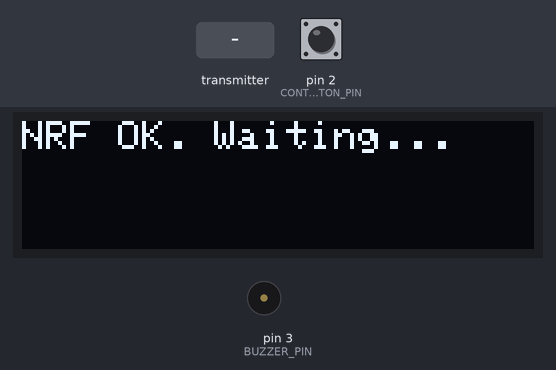
A sketch run on a simulated Arduino Uno, built with avr-gcc and run on an emulated ATmega328P. Shown: 128×32 one-colour display, buzzer (waves = sounding, pin HIGH). Inputs (shaded band) come from the test bench; at power-on: pin 2 (CONTROL_BUTTON_PIN) HIGH. No radio packets arrive unless stated; what the sketch prints to the serial monitor is not drawn.

Above: at 3.7 s.
3.8 s: the transmitter starts sending isSosSignal = 1
At 4.2 s:
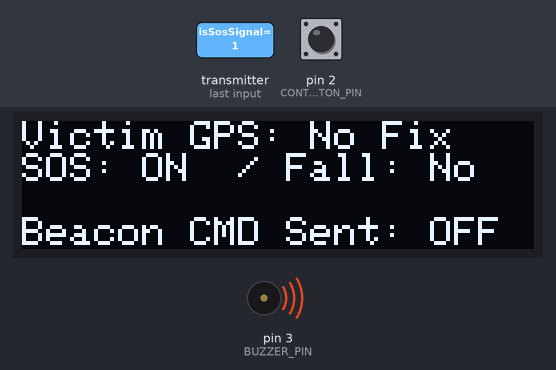
6.3 s: pin 2 (CONTROL_BUTTON_PIN) pulled LOW for 0.15 s
At 7.2 s:
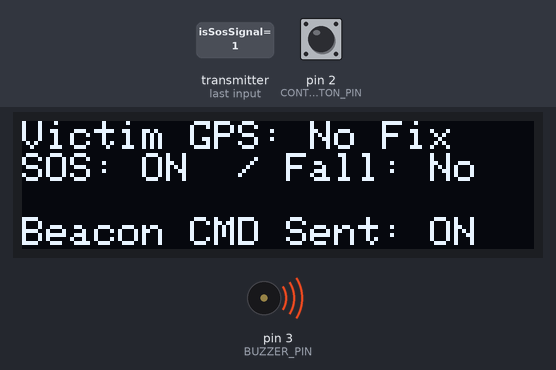
8.8 s: the transmitter starts sending latitude = 25
At 9.1 s:
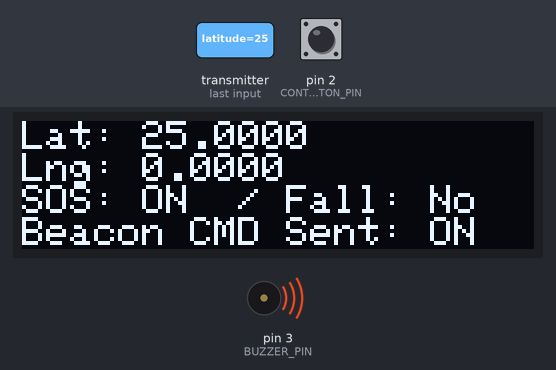
11.3 s: the transmitter starts sending isFallDetected = 1
At 12.1 s:
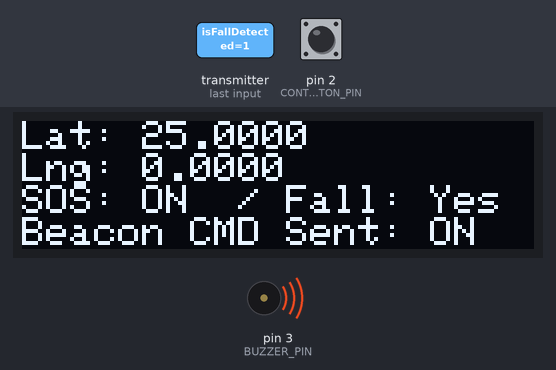
13.8 s: the transmitter starts sending latitude = 0
At 14.11 s:
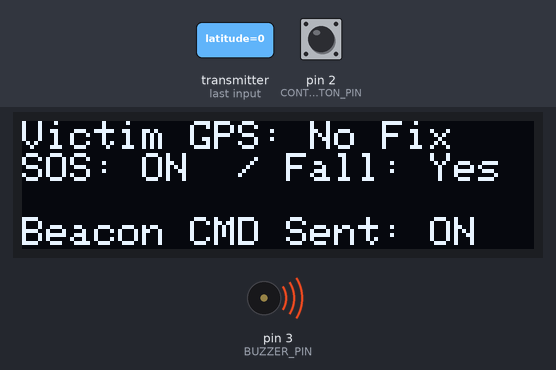
16.3 s: pin 2 (CONTROL_BUTTON_PIN) pulled LOW for 1 s
At 16.99 s:
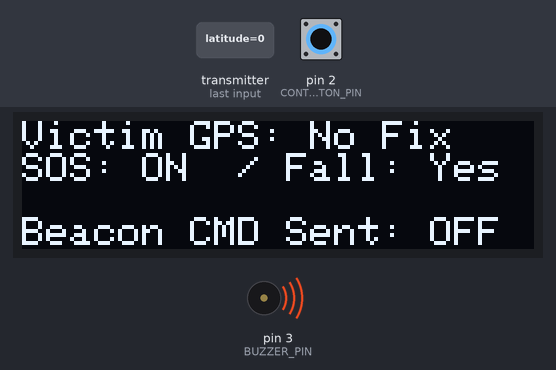
Timing chart, 0 to 19.8 s (numbered marks = the images above; inputs shaded):
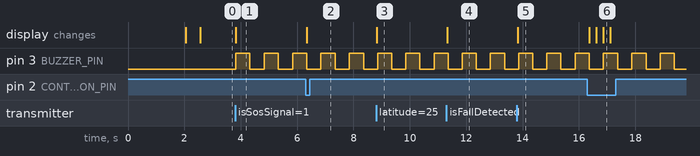

The sketch:

rescuer_team.ino
```cpp
// =======================================================================
// RECEIVER CODE V18: Final - Advanced Serial Messaging for Full GUI
// =======================================================================

#include <SPI.h>
#include <nRF24L01.h>
#include <RF24.h>
#include <Wire.h>
#include <Adafruit_GFX.h>
#include <Adafruit_SSD1306.h>
#include <stdint.h>

// --- OLED and NRF Configuration (Unchanged) ---
#define SCREEN_WIDTH 128
#define SCREEN_HEIGHT 32
#define OLED_RESET -1
Adafruit_SSD1306 display(SCREEN_WIDTH, SCREEN_HEIGHT, &Wire, OLED_RESET);
const int CE_PIN = 9; const int CSN_PIN = 8;
RF24 radio(CE_PIN, CSN_PIN);
const byte pipeAddress[2][6] = {"PIPE0", "PIPE1"};

// --- Pinout and State Variables (Unchanged) ---
const int BUZZER_PIN = 3;
const int CONTROL_BUTTON_PIN = 2;
bool remoteBeaconState = false;
long lastButtonPressTime = 0;
const long DEBOUNCE_DELAY = 250;
unsigned long previousBeepTime = 0;
bool isBuzzerOn = false;

// --- Data Structures (Unchanged) ---
struct VictimData {
  float latitude;
  float longitude;
  bool isSosSignal;
  bool isFallDetected;
};
VictimData victimDataPacket;
struct RescuerData {
  bool activateBeacon;
};
RescuerData rescuerDataPacket;


void setup() {
  delay(2000);
  Serial.begin(115200); // Corrected baud rate typo from 115220 to 115200
  Serial.println("Receiver V18 (Advanced Messaging) Initialized");

  pinMode(CONTROL_BUTTON_PIN, INPUT_PULLUP);
  pinMode(BUZZER_PIN, OUTPUT);
  digitalWrite(BUZZER_PIN, LOW);

  if (!display.begin(SSD1306_SWITCHCAPVCC, 0x3C)) { while(1); }
  display.clearDisplay(); display.setTextSize(1); display.setTextColor(SSD1306_WHITE);
  display.setCursor(0, 0); display.println("Initializing..."); display.display(); delay(500);

  if (!radio.begin()) { while (1); }
  radio.setPALevel(RF24_PA_LOW);
  radio.setDataRate(RF24_250KBPS);
  radio.openWritingPipe(pipeAddress[1]);
  radio.openReadingPipe(1, pipeAddress[0]);
  radio.startListening();

  display.clearDisplay(); display.setCursor(0, 0);
  display.println("NRF OK. Waiting..."); display.display();
}

// Check if the rescuer has pressed their control button
void checkControlButton() {
  if (digitalRead(CONTROL_BUTTON_PIN) == LOW) {
    if (millis() - lastButtonPressTime > DEBOUNCE_DELAY) {
      remoteBeaconState = !remoteBeaconState;
      rescuerDataPacket.activateBeacon = remoteBeaconState;

      // Send the command to the Victim
      radio.stopListening();
      radio.write(&rescuerDataPacket, sizeof(RescuerData));
      radio.startListening();

      // --- NEW: IMMEDIATELY send the beacon command status to the Node.js app ---
      String beaconCmdMsg = "BEACON_CMD:";
      beaconCmdMsg += remoteBeaconState ? "1" : "0";
      beaconCmdMsg += "|";
      Serial.print(beaconCmdMsg); // Use print() to send the raw string
      Serial.flush();

      lastButtonPressTime = millis();
    }
  }
}

// Handle the local buzzer alert - LOGIC UNCHANGED
void handleLocalBuzzer() {
  if (victimDataPacket.isSosSignal || victimDataPacket.isFallDetected) {
    if (millis() - previousBeepTime >= 500) {
      isBuzzerOn = !isBuzzerOn;
      digitalWrite(BUZZER_PIN, isBuzzerOn);
      previousBeepTime = millis();
    }
  } else {
    digitalWrite(BUZZER_PIN, LOW);
    isBuzzerOn = false;
  }
}

// Check for any incoming data packets from the victim
void checkForVictimData() {
    if (radio.available()) {
        radio.read(&victimDataPacket, sizeof(VictimData));
        updateOledDisplay();
        sendVictimDataToNodeApp(); // Changed function name for clarity
    }
}

void loop() {
  checkControlButton();
  checkForVictimData();
  handleLocalBuzzer();
}

// Update the OLED display - LOGIC UNCHANGED
void updateOledDisplay() {
  display.clearDisplay();
  display.setCursor(0, 0);
  if (victimDataPacket.latitude != 0.0) {
    display.print("Lat: "); display.println(victimDataPacket.latitude, 4);
    display.print("Lng: "); display.println(victimDataPacket.longitude, 4);
  } else {
    display.println("Victim GPS: No Fix");
  }
  display.print("SOS: "); display.print(victimDataPacket.isSosSignal ? "ON " : "OFF");
  display.print(" / Fall: "); display.println(victimDataPacket.isFallDetected ? "Yes" : "No");
  display.setCursor(0, 24);
  display.print("Beacon CMD Sent: ");
  display.print(remoteBeaconState ? "ON" : "OFF");
  display.display();
}

// --- UPDATED: This function now sends the full victim data packet ---
void sendVictimDataToNodeApp() {
  if (victimDataPacket.latitude != 0.0) {
    // New Format: "GPS_DATA:lat,lng,sos_state,fall_state|"
    String appData = "GPS_DATA:";
    appData += String(victimDataPacket.latitude, 6);
    appData += ",";
    appData += String(victimDataPacket.longitude, 6);
    appData += ",";
    appData += victimDataPacket.isSosSignal ? "1" : "0";
    appData += ",";
    appData += victimDataPacket.isFallDetected ? "1" : "0";
    appData += "|";

    // Send the raw string using print(), not println()
    Serial.print(appData);
    Serial.flush();
  }
}
```

Measured:
- after the input at 3.8 s, pin 3 (BUZZER_PIN): alternates HIGH for 0.50 s and LOW for 0.50 s, starting at once; the display: changes at once (image 1)
- after the input at 6.3 s, the display: changes at once (image 2)
- after the input at 8.8 s, the display: changes at once (image 3)
- after the input at 11.3 s, the display: changes at once (image 4)
- after the input at 13.8 s, the display: changes at once (image 5)
- after the input at 16.3 s, the display: changes after 0.06 s (image 6)
